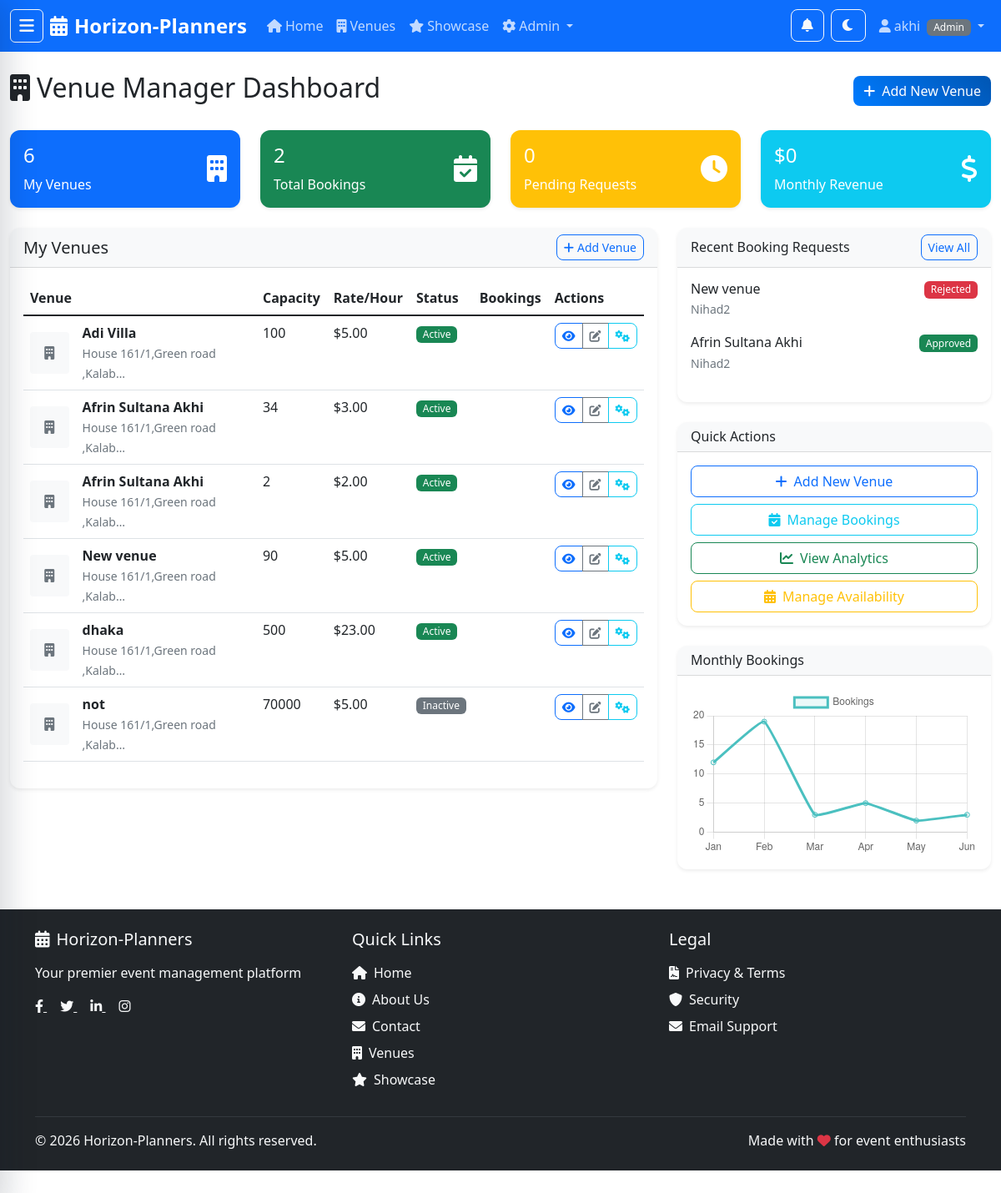
The page /venues/manage/ (signed in) on the database as committed earlier.
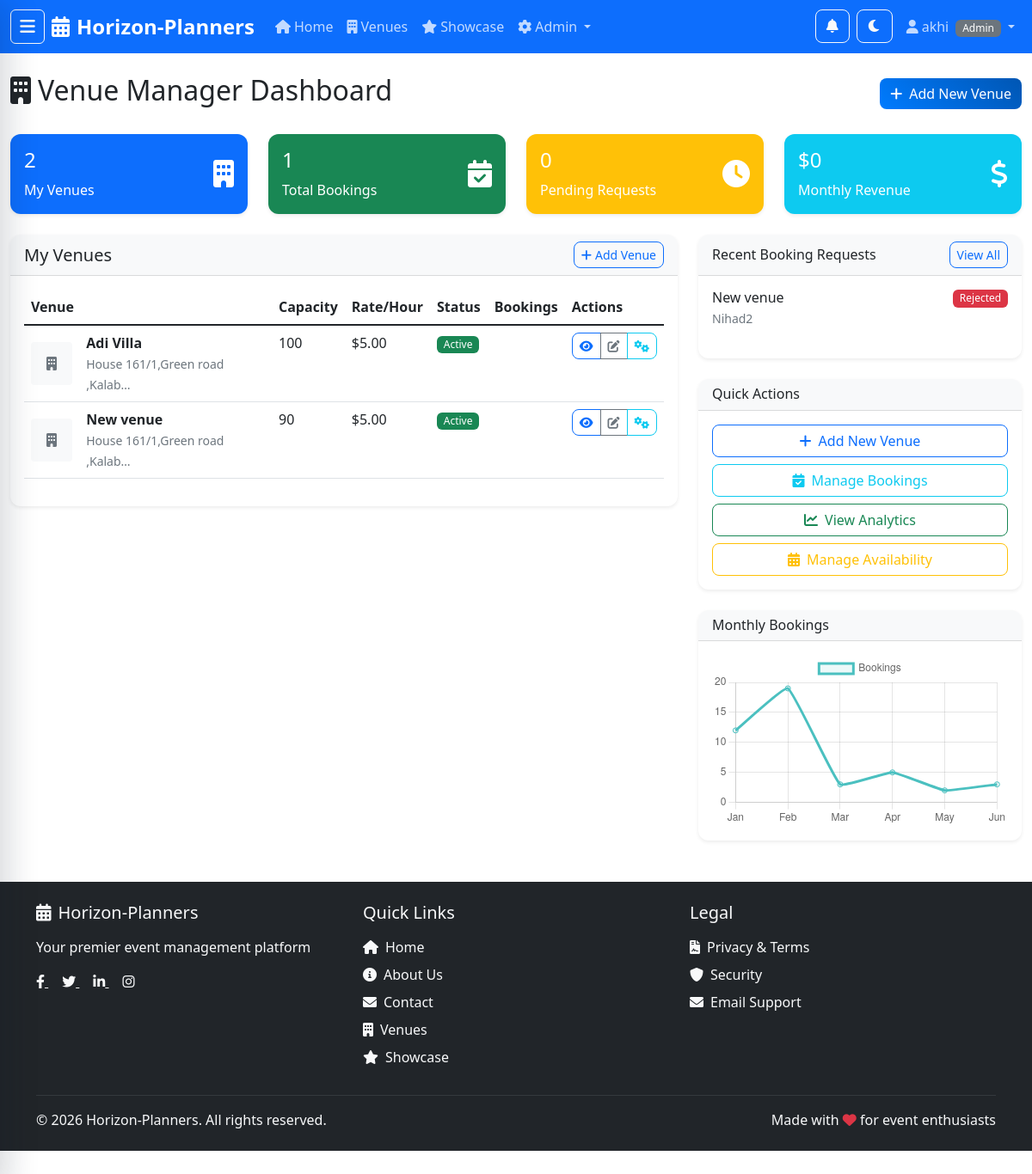
The same page on the database as committed later.
### apps/venues/models.py (models this page shows, shortened)
class Venue(TimeStampedModel):
    name = models.CharField(max_length=200)
    slug = models.SlugField(max_length=250, unique=True, blank=True)
    description = models.TextField()
    address = models.TextField()
    city = models.CharField(max_length=100)
    state = models.CharField(max_length=100)
    postal_code = models.CharField(max_length=20)
    country = models.CharField(max_length=100, default='USA')
    capacity = models.PositiveIntegerField(help_text='Maximum number of people')
    area_sqft = models.PositiveIntegerField(null=True, blank=True, help_text='Area in square feet')
    hourly_rate = models.DecimalField(max_digits=10, decimal_places=2)
    daily_rate = models.DecimalField(max_digits=10, decimal_places=2, null=True, blank=True)
    contact_person = models.CharField(max_length=200)
    contact_phone = models.CharField(max_length=20)
    contact_email = models.EmailField()
    has_parking = models.BooleanField(default=False)
    has_wifi = models.BooleanField(default=False)
    has_catering = models.BooleanField(default=False)
    has_av_equipment = models.BooleanField(default=False)
    has_accessibility = models.BooleanField(default=False)
    manager = models.ForeignKey(
        settings.AUTH_USER_MODEL,
        on_delete=models.CASCADE,
        related_name='managed_venues',
        limit_choices_to={'role': 'venue_manager'}
    )
    is_active = models.BooleanField(default=True)
    class Meta:
        ordering = ['name']

class VenueBookingRequest(TimeStampedModel):
    class Status(models.TextChoices):
        PENDING = 'pending', 'Pending'
        APPROVED = 'approved', 'Approved'
        REJECTED = 'rejected', 'Rejected'
        CANCELLED = 'cancelled', 'Cancelled'
    venue = models.ForeignKey(Venue, on_delete=models.CASCADE, related_name='booking_requests')
    requester = models.ForeignKey(
        settings.AUTH_USER_MODEL,
        on_delete=models.CASCADE,
        related_name='venue_booking_requests'
    )
    event_name = models.CharField(max_length=200)
    event_description = models.TextField()
    booking_date = models.DateField()
    start_time = models.TimeField()
    end_time = models.TimeField()
    expected_attendees = models.PositiveIntegerField()
    status = models.CharField(max_length=20, choices=Status.choices, default=Status.PENDING)
    reviewed_by = models.ForeignKey(
        settings.AUTH_USER_MODEL,
        on_delete=models.SET_NULL,
        null=True,
        blank=True,
        related_name='reviewed_venue_bookings'
    )
    review_notes = models.TextField(blank=True)
    reviewed_at = models.DateTimeField(null=True, blank=True)
    quoted_price = models.DecimalField(max_digits=10, decimal_places=2, null=True, blank=True)
    class Meta:
        ordering = ['-created_at']

### apps/users/models.py (models this page shows, shortened)
class User(AbstractUser):
    class Role(models.TextChoices):
        BASIC = 'basic', 'Basic User'
        HORIZON_PLANNER = 'horizon_planner', 'Horizon Planner'
        VENUE_MANAGER = 'venue_manager', 'Venue Manager'
        ADMIN = 'admin', 'Admin'
    role = models.CharField(
        max_length=20,
        choices=Role.choices,
        default=Role.BASIC,
        help_text='User role determines access permissions'
    )
    phone_number = models.CharField(max_length=20, blank=True, null=True)
    date_of_birth = models.DateField(blank=True, null=True)
    profile_picture = models.ImageField(upload_to='profile_pictures/', blank=True, null=True)
    created_at = models.DateTimeField(auto_now_add=True)
    updated_at = models.DateTimeField(auto_now=True)
    @property
    def is_basic_user(self):
        return self.role == self.Role.BASIC
    @property
    def is_horizon_planner(self):
        return self.role == self.Role.HORIZON_PLANNER
    @property
    def is_venue_manager(self):
        return self.role == self.Role.VENUE_MANAGER
    @property
    def is_admin_user(self):
        return self.role == self.Role.ADMIN or self.is_superuser

### apps/venues/views.py (the view)
# urls.py: path('manage/', views.VenueManagerDashboardView.as_view(), name='manager_dashboard'),
class VenueManagerDashboardView(VenueManagerRequiredMixin, TemplateView):
    template_name = 'venues/manager_dashboard.html'
    def get_context_data(self, **kwargs):
        context = super().get_context_data(**kwargs)
        user_venues = Venue.objects.filter(manager=self.request.user)
        context.update({
            'venues': user_venues,
            'total_venues': user_venues.count(),
            'total_bookings': VenueBookingRequest.objects.filter(venue__manager=self.request.user).count(),
            'pending_requests': VenueBookingRequest.objects.filter(
                venue__manager=self.request.user,
                status='pending'
            ).count(),
            'monthly_revenue': 0,  # Calculate based on bookings
            'recent_requests': VenueBookingRequest.objects.filter(
                venue__manager=self.request.user
            ).order_by('-created_at')[:5],
        })
        return context

### apps/venues/views.py (called while the page is built)
    def test_func(self):
        return (self.request.user.is_authenticated and
                (self.request.user.is_venue_manager or self.request.user.is_admin_user))

### templates/venues/manager_dashboard.html (shortened to what the changed rows need)
{% extends 'base.html' %}
{% load static %}
{% block content %}
<div class="container-fluid my-4">
    <div class="row">
        <div class="col-12">
            <div class="d-flex justify-content-between align-items-center mb-4">
                <h2><i class="fas fa-building me-2"></i>Venue Manager Dashboard</h2>
            </div>
        </div>
    </div>
    <div class="row mb-4">
        <div class="col-md-3">
            <div class="card text-white bg-primary">
                <div class="card-body">
                    <div class="d-flex justify-content-between">
                        <div>
                            <h4 class="card-title">{{ total_venues }}</h4>
                            <p class="card-text">My Venues</p>
                        </div>
                    </div>
                </div>
            </div>
        </div>
        <div class="col-md-3">
            <div class="card text-white bg-success">
                <div class="card-body">
                    <div class="d-flex justify-content-between">
                        <div>
                            <h4 class="card-title">{{ total_bookings }}</h4>
                            <p class="card-text">Total Bookings</p>
                        </div>
                    </div>
                </div>
            </div>
        </div>
    </div>
    <div class="row">
        <div class="col-lg-8">
            <div class="card">
                <div class="card-body">
                    {% if venues %}
                        <div class="table-responsive">
                            <table class="table table-hover">
                                <thead>
                                    <tr>
                                        <th>Venue</th>
                                        <th>Capacity</th>
                                        <th>Rate/Hour</th>
                                        <th>Status</th>
                                        <th>Bookings</th>
                                        <th>Actions</th>
                                    </tr>
                                </thead>
                                <tbody>
                                    {% for venue in venues %}
                                        <tr>
                                            <td>
                                                <div class="d-flex align-items-center">
                                                    {% if venue.images.first %}
                                                        <img src="{{ venue.images.first.image.url }}"
                                                             class="rounded me-3"
                                                             style="width: 50px; height: 50px; object-fit: cover;">
                                                    {% else %}
                                                        <div class="bg-light rounded me-3 d-flex align-items-center justify-content-center"
                                                             style="width: 50px; height: 50px;">
                                                            <i class="fas fa-building text-muted"></i>
                                                        </div>
                                                    {% endif %}
                                                    <div>
                                                        <strong>{{ venue.name }}</strong><br>
                                                        <small class="text-muted">{{ venue.address|truncatechars:30 }}</small>
                                                    </div>
                                                </div>
                                            </td>
                                            <td>{{ venue.capacity }}</td>
                                            <td>${{ venue.hourly_rate }}</td>
                                            <td>
                                                {% if venue.is_active %}
                                                    <span class="badge bg-success">Active</span>
                                                {% else %}
                                                    <span class="badge bg-secondary">Inactive</span>
                                                {% endif %}
                                            </td>
                                            <td>
                                            </td>
                                            <td>
                                                <div class="btn-group" role="group">
                                                    <a href="{% url 'venues:venue_detail' venue.slug %}"
                                                       class="btn btn-outline-primary btn-sm" title="View">
                                                        <i class="fas fa-eye"></i>
                                                    </a>
                                                    <a href="{% url 'venues:edit_venue' venue.slug %}"
                                                       class="btn btn-outline-secondary btn-sm" title="Edit">
                                                        <i class="fas fa-edit"></i>
                                                    </a>
                                                    <a href="{% url 'venues:manage_venue' venue.slug %}"
                                                       class="btn btn-outline-info btn-sm" title="Manage">
                                                        <i class="fas fa-cogs"></i>
                                                    </a>
                                                </div>
                                            </td>
                                        </tr>
                                    {% endfor %}
                                </tbody>
                            </table>
                        </div>
                    {% endif %}
                </div>
            </div>
        </div>
        <div class="col-lg-4">
            <div class="card mb-4">
                <div class="card-body">
                    {% if recent_requests %}
                        {% for request in recent_requests %}
                            <div class="d-flex justify-content-between align-items-start mb-3">
                                <div class="flex-grow-1">
                                    <h6 class="mb-1">{{ request.venue.name }}</h6>
                                    <p class="mb-1 text-muted small">{{ request.requester.username }}</p>
                                </div>
                                <span class="badge bg-{% if request.status == 'pending' %}warning{% elif request.status == 'approved' %}success{% else %}danger{% endif %}">
                                    {{ request.get_status_display }}
                                </span>
                            </div>
                        {% endfor %}
                    {% else %}
                        <p class="text-muted">No recent booking requests.</p>
                    {% endif %}
                </div>
            </div>
        </div>
    </div>
</div>
<script>
// Monthly Bookings Chart
const ctx = document.getElementById('monthlyBookingsChart').getContext('2d');
const monthlyBookingsChart = new Chart(ctx, {
    type: 'line',
    data: {
        labels: ['Jan', 'Feb', 'Mar', 'Apr', 'May', 'Jun'],
        datasets: [{
            label: 'Bookings',
            data: [12, 19, 3, 5, 2, 3],
            borderColor: 'rgb(75, 192, 192)',
            backgroundColor: 'rgba(75, 192, 192, 0.1)',
            tension: 0.1
        }]
    },
    options: {
        responsive: true,
        maintainAspectRatio: false,
        scales: {
            y: {
                beginAtZero: true
            }
        }
    }
});
</script>
{% endblock %}

Rows that differ between the two databases and show on the page:
removed Venue: name "Afrin Sultana Akhi", address "House 161/1,Green road ,Kalab…", capacity "34", hourly_rate "3.00", is_active "Active"
removed Venue: name "Afrin Sultana Akhi", address "House 161/1,Green road ,Kalab…", capacity "2", hourly_rate "2.00", is_active "Active"
removed Venue: name "dhaka", address "House 161/1,Green road ,Kalab…", capacity "500", hourly_rate "23.00", is_active "Active"
removed Venue: name "not", address "House 161/1,Green road ,Kalab…", capacity "70000", hourly_rate "5.00", is_active "Inactive"
removed VenueBookingRequest: venue.name "Afrin Sultana Akhi", requester.username "Nihad2", status "Approved"
Other text that changed with them:
{{ total_venues }}: "6" → "2"
{{ total_bookings }}: "2" → "1"
